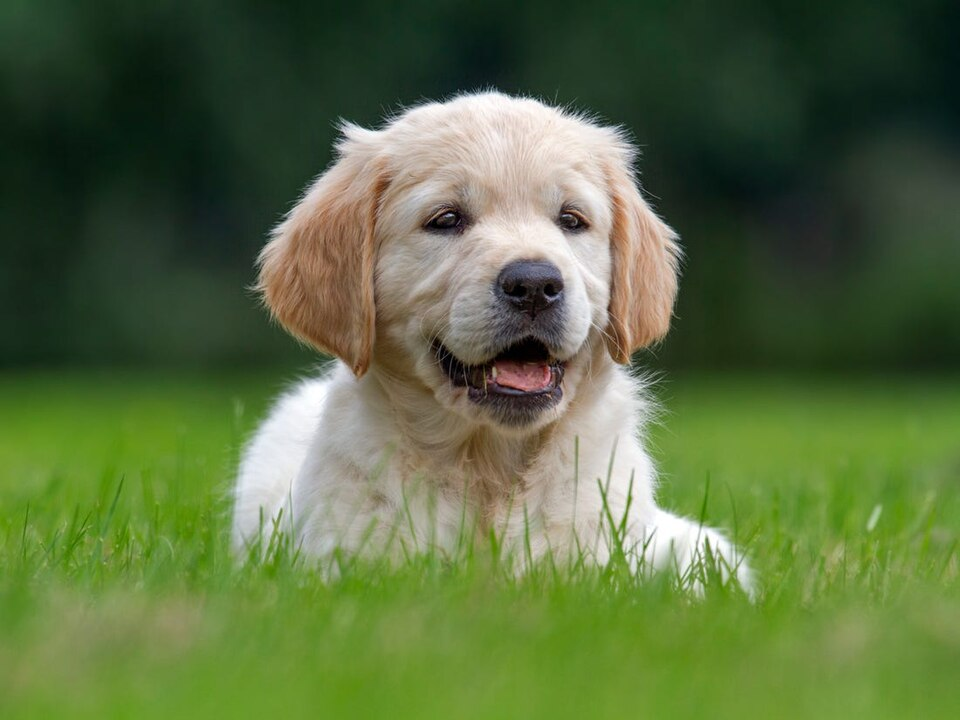
#> input picture Learn/02_basic_operations/dogs.jpg, 960 x 720 px
$ python crop.py
#> lines starting #> are read from the running program, lines starting #| are printed output that depends on the picture
import cv2
import os

img = cv2.imread(os.path.join('.', 'dogs.jpg'))
#> img is the input picture: shape (720, 960, 3); mean B, G, R 64.9, 108, 89.5

print(img.shape)
#| (720, 960, 3)
cropped_img = img[80:620, 200:800]
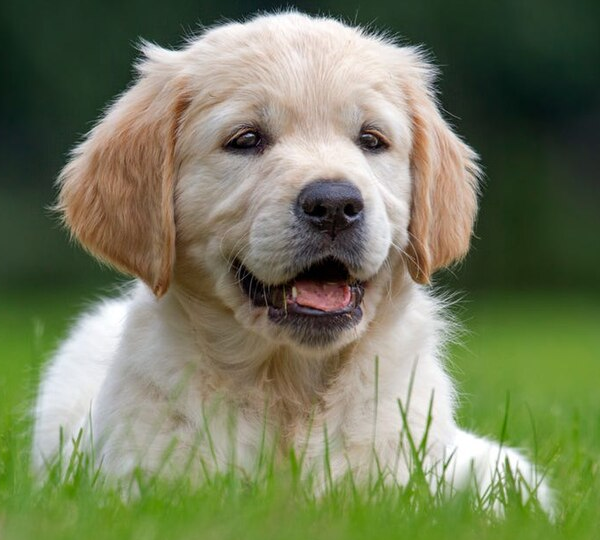
#> cropped_img: shape (540, 600, 3); mean B, G, R 93.9, 124.1, 117.4

cv2.imshow('frame', cropped_img)
cv2.waitKey(0)
